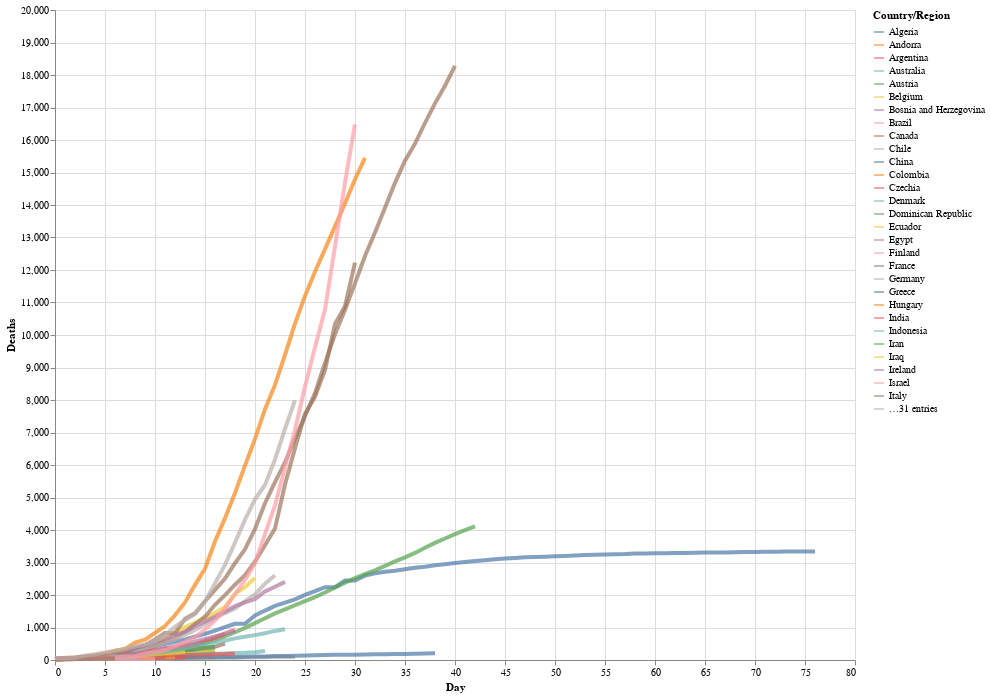

The code cell stored with this chart in its notebook:
### Markdown cell above
Personnalisation du code pour épaissir la largeur de la ligne, modifier l'opacité et agrandir le graphique:

### Code cell
# altair plot 
alt.renderers.enable('default')

alt.Chart(deaths_long).mark_line(strokeWidth=4, opacity=0.7).encode(
    x='Day',
    y='Deaths',
    color='Country/Region'
).properties(
    width=800,
    height=650
)

### Figure 1 — Vega-Lite specification as saved in the notebook (floating-point values rounded to 4 significant figures; data arrays with more than 128 entries replaced by an {"elided": "..."} marker saying what was removed)
{"config": {"view": {"continuousWidth": 400, "continuousHeight": 300}}, "data": {"name": "data-93dd2367379fc7fa6abcafd4e778198e"}, "mark": {"type": "line", "opacity": 0.7, "strokeWidth": 4}, "encoding": {"color": {"type": "nominal", "field": "Country/Region"}, "x": {"type": "quantitative", "field": "Day"}, "y": {"type": "quantitative", "field": "Deaths"}}, "height": 650, "width": 800, "$schema": "https://vega.github.io/schema/vega-lite/v4.8.1.json", "datasets": {"data-93dd2367379fc7fa6abcafd4e778198e": {"elided": "4740 records"}}}
